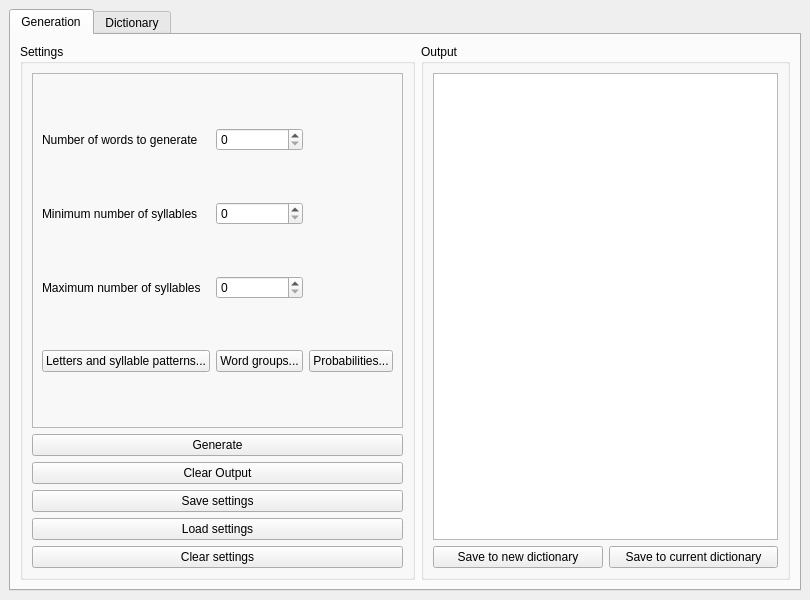
<?xml version="1.0" encoding="UTF-8"?>
<ui version="4.0">
 <class>MainWindow</class>
 <widget class="QMainWindow" name="MainWindow">
  <property name="geometry">
   <rect>
    <x>0</x>
    <y>0</y>
    <width>810</width>
    <height>600</height>
   </rect>
  </property>
  <property name="windowTitle">
   <string>Noupharen</string>
  </property>
  <property name="windowIcon">
   <iconset resource="../resources/images.qrc">
    <normaloff>:/new/prefix1/assets/icons/app_icon.png</normaloff>:/new/prefix1/assets/icons/app_icon.png</iconset>
  </property>
  <property name="windowOpacity">
   <double>1.000000000000000</double>
  </property>
  <property name="tabShape">
   <enum>QTabWidget::TabShape::Rounded</enum>
  </property>
  <widget class="QWidget" name="fullwindow">
   <property name="sizePolicy">
    <sizepolicy hsizetype="MinimumExpanding" vsizetype="Preferred">
     <horstretch>0</horstretch>
     <verstretch>0</verstretch>
    </sizepolicy>
   </property>
   <layout class="QGridLayout" name="gridLayout">
    <item row="0" column="0">
     <widget class="QTabWidget" name="tabWidget">
      <property name="sizePolicy">
       <sizepolicy hsizetype="Expanding" vsizetype="Expanding">
        <horstretch>0</horstretch>
        <verstretch>0</verstretch>
       </sizepolicy>
      </property>
      <property name="tabPosition">
       <enum>QTabWidget::TabPosition::North</enum>
      </property>
      <property name="tabShape">
       <enum>QTabWidget::TabShape::Rounded</enum>
      </property>
      <property name="currentIndex">
       <number>0</number>
      </property>
      <property name="elideMode">
       <enum>Qt::TextElideMode::ElideNone</enum>
      </property>
      <property name="usesScrollButtons">
       <bool>false</bool>
      </property>
      <property name="documentMode">
       <bool>false</bool>
      </property>
      <property name="movable">
       <bool>false</bool>
      </property>
      <property name="tabBarAutoHide">
       <bool>false</bool>
      </property>
      <widget class="QWidget" name="tab1_2">
       <attribute name="title">
        <string>Generation</string>
       </attribute>
       <layout class="QGridLayout" name="gridLayout_3">
        <item row="0" column="0">
         <widget class="QGroupBox" name="settings">
          <property name="title">
           <string>Settings</string>
          </property>
          <layout class="QGridLayout" name="gridLayout_4">
           <item row="5" column="0">
            <widget class="QPushButton" name="pushButton_5">
             <property name="text">
              <string>Load settings</string>
             </property>
            </widget>
           </item>
           <item row="0" column="0" rowspan="2">
            <widget class="QFrame" name="set">
             <property name="frameShape">
              <enum>QFrame::Shape::StyledPanel</enum>
             </property>
             <property name="frameShadow">
              <enum>QFrame::Shadow::Raised</enum>
             </property>
             <layout class="QGridLayout" name="gridLayout_5">
              <item row="4" column="0">
               <widget class="QPushButton" name="pushButton_6">
                <property name="text">
                 <string>Letters and syllable patterns...</string>
                </property>
               </widget>
              </item>
              <item row="1" column="0">
               <widget class="QLabel" name="label_2">
                <property name="text">
                 <string>Minimum number of syllables</string>
                </property>
               </widget>
              </item>
              <item row="2" column="0">
               <widget class="QLabel" name="label_3">
                <property name="text">
                 <string>Maximum number of syllables</string>
                </property>
               </widget>
              </item>
              <item row="0" column="0">
               <widget class="QLabel" name="label">
                <property name="text">
                 <string>Number of words to generate</string>
                </property>
               </widget>
              </item>
              <item row="4" column="2">
               <widget class="QPushButton" name="pushButton_7">
                <property name="text">
                 <string>Probabilities...</string>
                </property>
               </widget>
              </item>
              <item row="4" column="1">
               <widget class="QPushButton" name="pushButton_8">
                <property name="text">
                 <string>Word groups...</string>
                </property>
               </widget>
              </item>
              <item row="2" column="1">
               <widget class="QSpinBox" name="spinBox_3"/>
              </item>
              <item row="1" column="1">
               <widget class="QSpinBox" name="spinBox_2"/>
              </item>
              <item row="0" column="1">
               <widget class="QSpinBox" name="spinBox"/>
              </item>
             </layout>
            </widget>
           </item>
           <item row="6" column="0">
            <widget class="QPushButton" name="pushButton_3">
             <property name="text">
              <string>Clear settings</string>
             </property>
            </widget>
           </item>
           <item row="3" column="0">
            <widget class="QPushButton" name="pushButton_2">
             <property name="text">
              <string>Clear Output</string>
             </property>
            </widget>
           </item>
           <item row="2" column="0">
            <widget class="QPushButton" name="pushButton">
             <property name="text">
              <string>Generate</string>
             </property>
            </widget>
           </item>
           <item row="4" column="0">
            <widget class="QPushButton" name="pushButton_4">
             <property name="text">
              <string>Save settings</string>
             </property>
            </widget>
           </item>
          </layout>
         </widget>
        </item>
        <item row="0" column="1">
         <widget class="QGroupBox" name="output">
          <property name="title">
           <string>Output</string>
          </property>
          <layout class="QGridLayout" name="gridLayout_2">
           <item row="1" column="0">
            <widget class="QPushButton" name="pushButton_10">
             <property name="text">
              <string>Save to new dictionary</string>
             </property>
            </widget>
           </item>
           <item row="1" column="1">
            <widget class="QPushButton" name="pushButton_9">
             <property name="text">
              <string>Save to current dictionary</string>
             </property>
            </widget>
           </item>
           <item row="0" column="0" colspan="2">
            <widget class="QTableView" name="tableView">
             <property name="focusPolicy">
              <enum>Qt::FocusPolicy::NoFocus</enum>
             </property>
             <property name="layoutDirection">
              <enum>Qt::LayoutDirection::LeftToRight</enum>
             </property>
             <property name="editTriggers">
              <set>QAbstractItemView::EditTrigger::NoEditTriggers</set>
             </property>
             <property name="gridStyle">
              <enum>Qt::PenStyle::DashLine</enum>
             </property>
             <property name="sortingEnabled">
              <bool>true</bool>
             </property>
             <property name="wordWrap">
              <bool>false</bool>
             </property>
             <attribute name="horizontalHeaderCascadingSectionResizes">
              <bool>true</bool>
             </attribute>
             <attribute name="horizontalHeaderDefaultSectionSize">
              <number>150</number>
             </attribute>
             <attribute name="horizontalHeaderStretchLastSection">
              <bool>true</bool>
             </attribute>
             <attribute name="verticalHeaderVisible">
              <bool>false</bool>
             </attribute>
            </widget>
           </item>
          </layout>
         </widget>
        </item>
       </layout>
      </widget>
      <widget class="QWidget" name="tab_3">
       <attribute name="title">
        <string>Dictionary</string>
       </attribute>
      </widget>
     </widget>
    </item>
   </layout>
  </widget>
 </widget>
 <resources>
  <include location="../resources/images.qrc"/>
 </resources>
 <connections/>
</ui>
